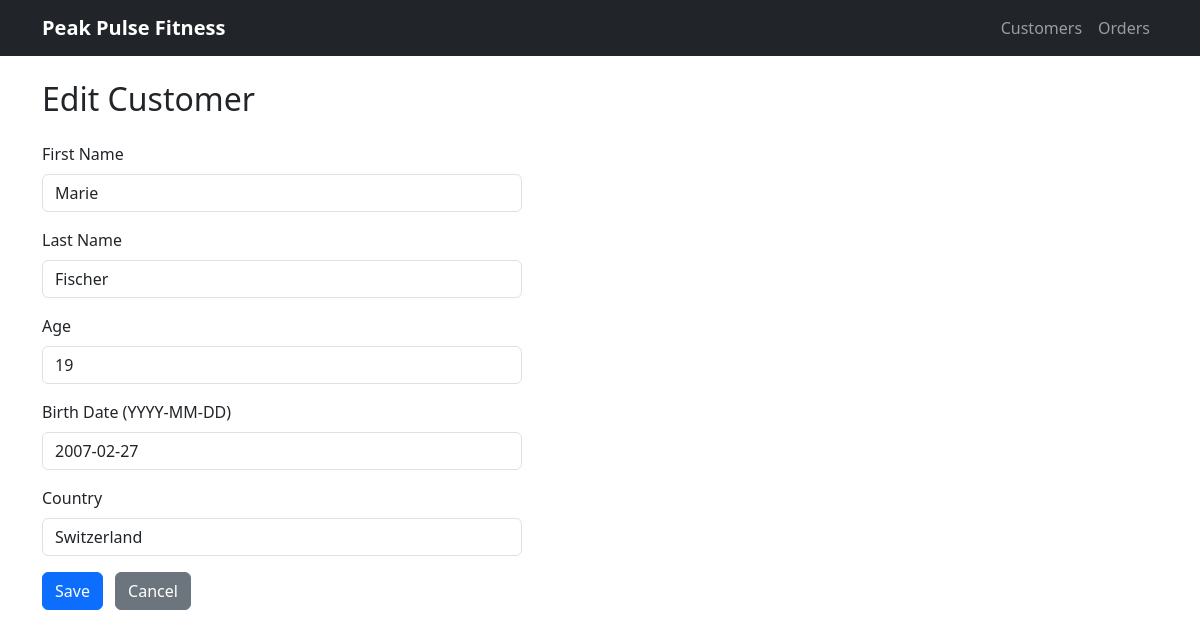
The app's page /customers/4/edit with its own data.
### models.py (models this page shows)
class Customer(db.Model):
    __tablename__ = 'Customer_data'
    CustomerID = db.Column(db.Integer, primary_key=True)
    FirstName  = db.Column(db.String, nullable=False)
    LastName   = db.Column(db.String, nullable=False)
    Age        = db.Column(db.Integer, nullable=False)
    BirthDate  = db.Column(db.String, nullable=False)
    Country    = db.Column(db.String, nullable=False)
    orders = db.relationship('Order', back_populates='customer')

### routes.py (the view, shortened to what this page needs)
@app.route('/customers/<int:customer_id>/edit', methods=['GET', 'POST'])
def customer_edit(customer_id):
    customer = Customer.query.get_or_404(customer_id)
    form     = CustomerForm(obj=customer)
    return render_template('customers/form.html', form=form, title='Edit Customer')

### routes.py
class CustomerForm(FlaskForm):
    FirstName = StringField('First Name', validators=[DataRequired()])
    LastName  = StringField('Last Name',  validators=[DataRequired()])
    Age       = IntegerField('Age',       validators=[DataRequired()])
    BirthDate = StringField('Birth Date (YYYY-MM-DD)', validators=[DataRequired()])
    Country   = StringField('Country',   validators=[DataRequired()])
    submit    = SubmitField('Save')

### templates/customers/form.html (shortened to what this page needs)
{% extends 'base.html' %}
{% block content %}
<h2 class="mb-4">{{ title }}</h2>
<form method="post" novalidate style="max-width: 480px;">
    <div class="mb-3">
        {{ form.FirstName.label(class="form-label") }}
        {{ form.FirstName(class="form-control" + (" is-invalid" if form.FirstName.errors else "")) }}
    </div>
    <div class="mb-3">
        {{ form.LastName.label(class="form-label") }}
        {{ form.LastName(class="form-control" + (" is-invalid" if form.LastName.errors else "")) }}
    </div>
    <div class="mb-3">
        {{ form.Age.label(class="form-label") }}
        {{ form.Age(class="form-control" + (" is-invalid" if form.Age.errors else "")) }}
    </div>
    <div class="mb-3">
        {{ form.BirthDate.label(class="form-label") }}
        {{ form.BirthDate(class="form-control" + (" is-invalid" if form.BirthDate.errors else ""),
                          placeholder="YYYY-MM-DD") }}
    </div>
    <div class="mb-3">
        {{ form.Country.label(class="form-label") }}
        {{ form.Country(class="form-control" + (" is-invalid" if form.Country.errors else "")) }}
    </div>
    {{ form.submit(class="btn btn-primary") }}
    <a href="{{ url_for('customer_list') }}" class="btn btn-secondary ms-2">Cancel</a>
</form>
{% endblock %}

### records on screen
Customer: FirstName "Marie", LastName "Fischer", Age "19", BirthDate "2007-02-27", Country "Switzerland"

### other values on screen
{{ title }} "Edit Customer"
